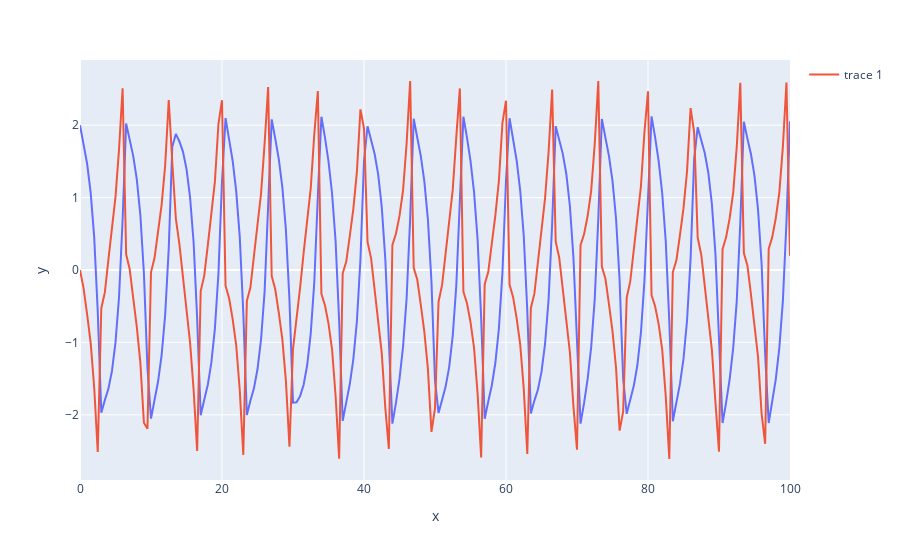

Notebook code for this chart:
### Markdown cell above
### explicit Runge-Kutt - Модифицированный метод Эйлера с пересчетом

![Alt text](explic_rk1.png)

### Code cell
def calc_expl_rk(n):
    tmax = 100
    tmin = 0
    h = (tmax - tmin)/n
    t = np.linspace(tmin, tmax, n+1, endpoint=True)
    y = np.zeros((n+1, 2))
    # return t.shape, y[0].shape
    y[0] = (2, 0)
    for i in range(1, n+1):
        y1 = y[i-1] + h * f_calc(*y[i-1])
        y[i] = y[i-1] + (h/2 * (f_calc(*y[i-1])+f_calc(*y1)))
    return t, y 

t, y = calc_expl_rk(200)
# df = pd.DataFrame({'t': t, 'x': y[:,0], 'z': y[:,1]})
px.line(x=t, y=y[:,0]).add_trace(go.Scatter(x=t, y=y[:,1]))

### Figure 1 — Plotly figure (JSON) as saved in the notebook; plotly's stock layout.template omitted (floating-point values rounded to 4 significant figures; data arrays with more than 128 entries replaced by an {"elided": "..."} marker saying what was removed)
{"data": [{"hovertemplate": "x=%{x}<br>y=%{y}<extra></extra>", "legendgroup": "", "line": {"color": "#636efa", "dash": "solid"}, "marker": {"symbol": "circle"}, "mode": "lines", "name": "", "orientation": "v", "showlegend": false, "type": "scatter", "x": {"elided": "201 float values"}, "xaxis": "x", "y": {"elided": "201 float values"}, "yaxis": "y"}, {"type": "scatter", "x": {"elided": "201 float values"}, "y": {"elided": "201 float values"}}], "layout": {"legend": {"tracegroupgap": 0}, "margin": {"t": 60}, "xaxis": {"anchor": "y", "domain": [0, 1], "title": {"text": "x"}}, "yaxis": {"anchor": "x", "domain": [0, 1], "title": {"text": "y"}}}}
